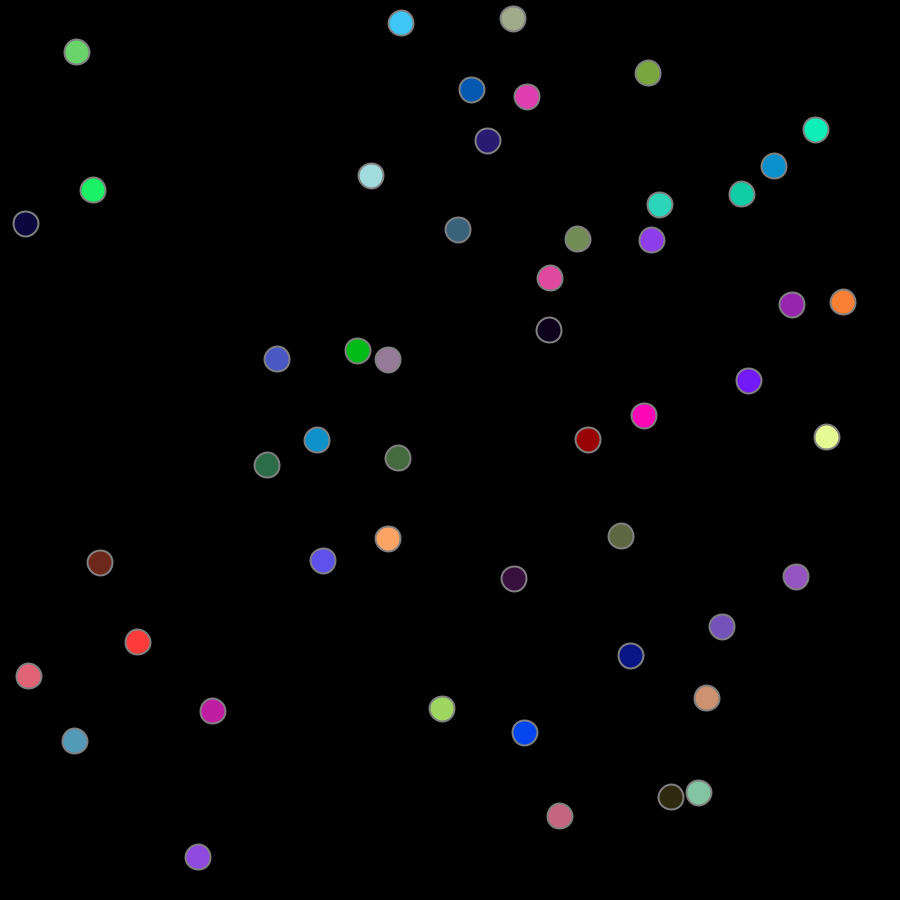
Frame 1 (no input)
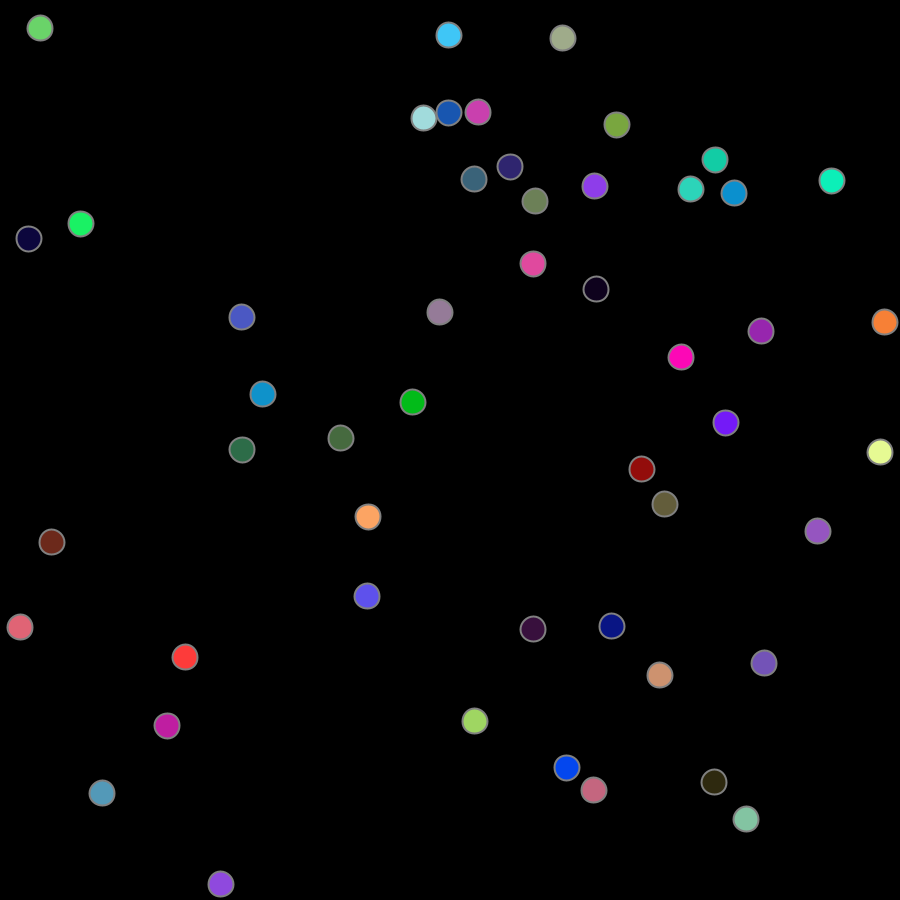
Frame 60 (the mouse pressed at the canvas centre just before this capture)
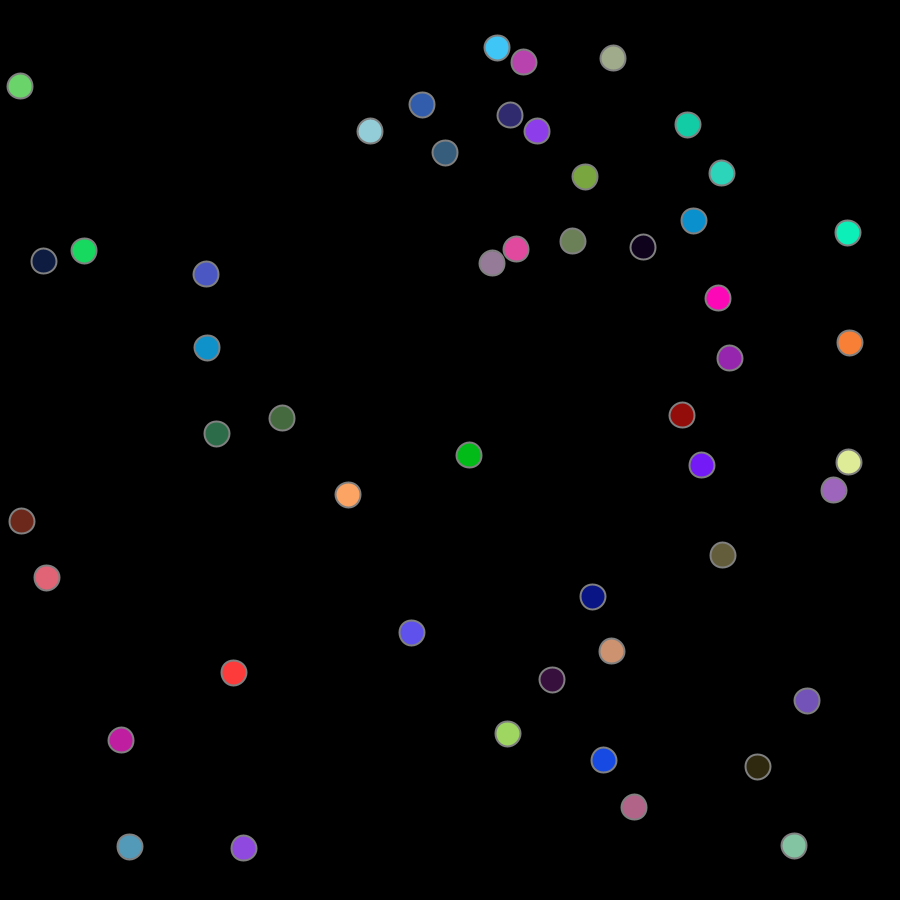
Frame 120 (the mouse held since frame 60 and released just before this capture)

The Processing sketch that drew these frames (run headless with seeded random() and noise(); from frame 60 on, the mouse is pressed at the canvas centre):

// Processing sketch: Particles02
// ── Particles02.pde
/// "Naive" particles system with simplified phisics of collisions
//*//////////////////////////////////////////////////////////////////////


int circles = 50;
boolean torus=false;

boolean trace=false;
int diameter=25;
int radius=diameter/2;
float maxspeed=1;
int FRAMERATE=1000;
int VISFREQ=1;//every N

float[]   xpos = new float[circles];
float[]   ypos = new float[circles];
float[]   xspeed = new float[circles];
float[]   yspeed = new float[circles];
boolean[] collision = new boolean[circles];

color[]   circolor = new color[circles];

boolean isPositionFree(int i)
{
  for(int j=0;j<circles;j++)
      if( j!=i 
      && dist(xpos[i],ypos[i],xpos[j],ypos[j])<=diameter )
            return false;
  return true;
}

void setup()
{
  size(900,900);
  smooth();
  background(0);
  frameRate(FRAMERATE);
  strokeWeight(2);

  for(int i=0;i<circles;i++)
  {
    do{
    xpos[i] = diameter/2+random(width-diameter);
    ypos[i] = diameter/2+random(height-diameter);
    }while(!isPositionFree(i));
    xspeed[i] = random(maxspeed*0.2,maxspeed)*(random(1.0)<0.5?-1:1);
    yspeed[i] = random(maxspeed*0.2,maxspeed)*(random(1.0)<0.5?-1:1);
    circolor[i] = color(random(255),random(255),random(255));
    collision[i] = false;
  }
}

void visualisation()
{
  if(!trace) background(0);
  else { fill(0,1);rect(0,0,width,height);}
  
  for(int i=0;i<circles;i++)
  {
    fill(circolor[i]);
    stroke(128);
    ellipse(xpos[i],ypos[i],diameter,diameter);
  }
}

void movement()
{
  for(int i=0;i<circles;i++){
    ypos[i]+=yspeed[i];
    xpos[i]+=xspeed[i];
  }
}

/// It detects collisions with borders
void bordersReaction()
{
  for(int i=0;i<circles;i++)
  {
    if(torus)
    {
      if(xpos[i]<0) xpos[i]=width-xpos[i];
      else
      if(xpos[i]>width) xpos[i]-=width;
      
      if(ypos[i]<0) ypos[i]=height-ypos[i];
      else
      if(ypos[i]>height) ypos[i]-=height;
    }
    else //Borders detection should depend on circle radius!
    {
      if(ypos[i]>(height-radius) || ypos[i]<radius)
        yspeed[i]*=-1;
      
      if(xpos[i]>(width-radius) || xpos[i]<radius)
        xspeed[i]*=-1;
    }     
  }
}

/// It detects collisions and triggers appropriate reaction procedures
void findcollisions()
{
    for(int i=0;i<(circles-1);i++){
     for(int j=(i+1);j<circles;j++){ 
      if( dist(xpos[i],ypos[i],xpos[j],ypos[j]) < diameter ){
          
          physicalCollision(i,j);
          
          reaction(i,j);
          reaction(j,i);
          
          //Prevent multiple reactions
          collision[i]=true;
          collision[j]=true;
      }
     }
    }
    
    for(int i=0;i<circles;i++) collision[i]=false;//Clear collisions
}

/// SIMPLIFIED elastic rebound, i.e. the physical reaction to collisions
void physicalCollision(int i,int j)
{
  float xitmp=xspeed[i];
  float yitmp=yspeed[i];
  
  if(collision[i]==false && collision[j]==false){
     xspeed[i] = xspeed[j];
     yspeed[i] = yspeed[j];
     xspeed[j] = xitmp;
     yspeed[j] = yitmp;
  }
  else
  if(collision[i]==false){
     xspeed[i] *= -1;
     yspeed[i] *= -1;
  }
  else
  if(collision[j]==false){
     xspeed[j] *= -1;
     yspeed[j] *= -1;
  }
  
  /*
  if(xspeed[i]==0)xspeed[i] = random(maxspeed*0.2,maxspeed)*(random(1.0)<0.5?-1:1);
  if(yspeed[i]==0)yspeed[i] = random(maxspeed*0.2,maxspeed)*(random(1.0)<0.5?-1:1);
  if(xspeed[j]==0)xspeed[j] = random(maxspeed*0.2,maxspeed)*(random(1.0)<0.5?-1:1);
  if(yspeed[j]==0)yspeed[j] = random(maxspeed*0.2,maxspeed)*(random(1.0)<0.5?-1:1);
  */
}

/// i-th agent reacts, j-th agent supplies data only!
void reaction(int i,int j)
{
  if(collision[i]==false){
    //... YOUR CODE
    //eg.:
    circolor[i]=color(0.9*red(circolor[i])+0.1*red(circolor[j]),
                      0.9*green(circolor[i])+0.1*green(circolor[j]),
                      0.9*blue(circolor[i])+0.1*blue(circolor[j]));
  }
}

void draw()
{
  if(frameCount%VISFREQ==0)
     visualisation();
  movement();
  bordersReaction();
  findcollisions();
}

// https://github.com/borkowsk/bookProcessingEN
